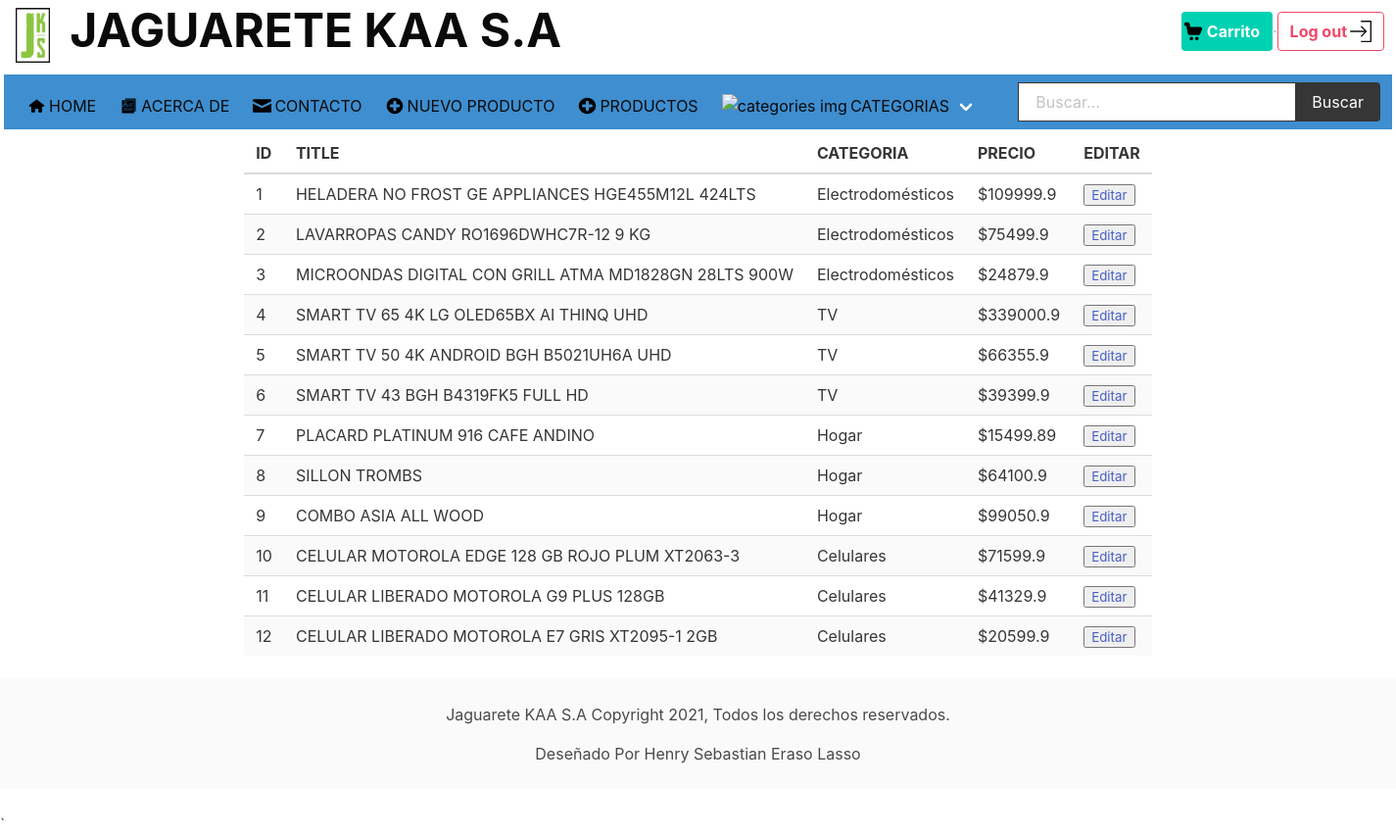
The app's page /product/ (signed in), older data.
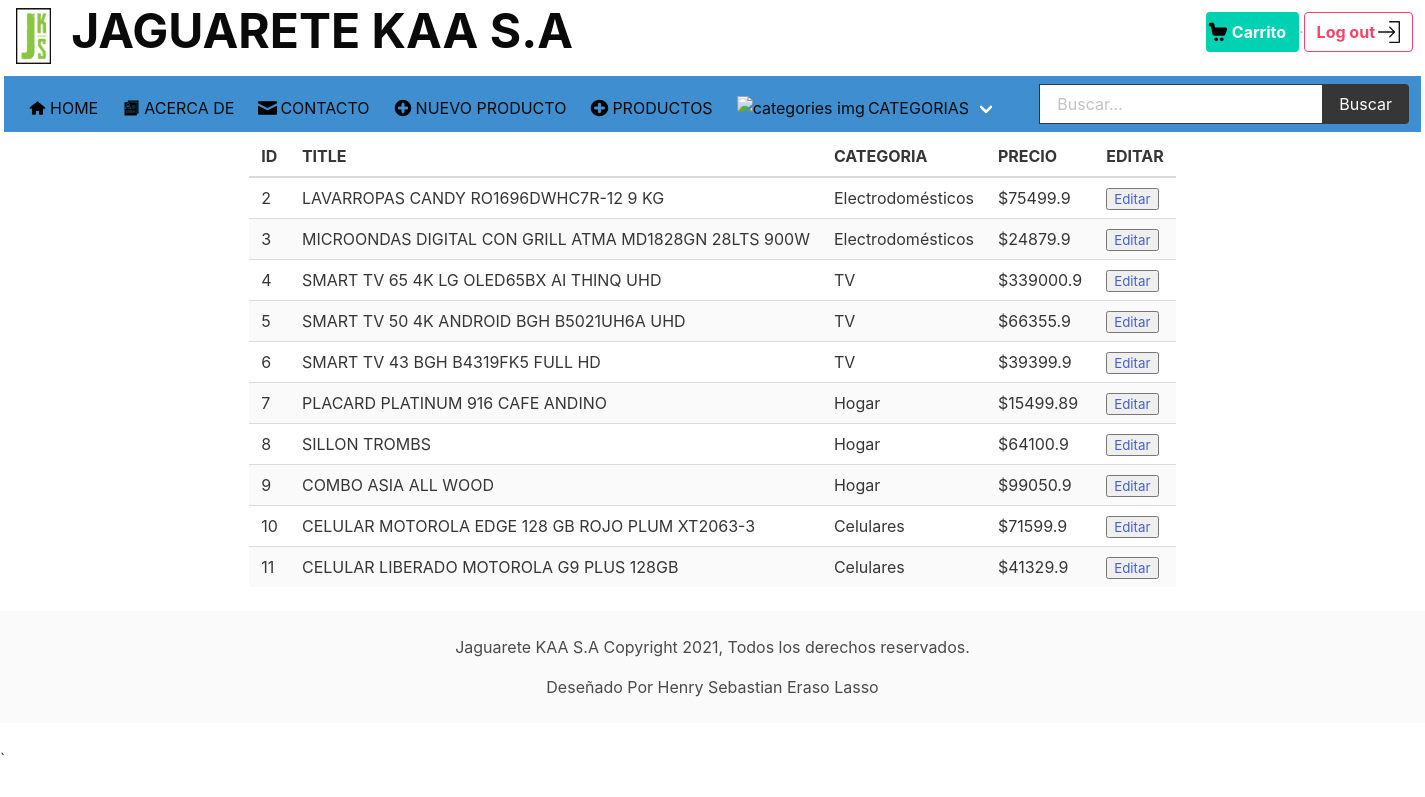
The same page, newer data.
### SITIO/models.py (models this page shows, shortened)
class Productos(models.Model):
    title=models.CharField(max_length=250, null=False, blank=False)
    image=models.FileField(upload_to='imagenes/', blank=False)
    description=models.CharField(max_length=5000,null=False, blank=False)
    price=models.FloatField(max_length=3,null=False, blank=False)
    categoria_pertenece=models.ForeignKey(Categorias,on_delete=models.CASCADE,null=False, blank=False)

class Categorias(models.Model):
    categoria = models.CharField(max_length=200,null=False, unique=True)
    def __str__(self):
        return f"{self.categoria}"

### SITIO/views.py (the view)
# urls.py: path('product/', views.product,name='productos'),
def product(request,id=None):
    context={}
    categories=models.Categorias.objects.all()
    if id==None:
        all_products=models.Productos.objects.all()
        context['post']=all_products
    else:
        product=models.Productos.objects.get(id=id)
        context['product']=product
    context['Categorias']=categories
    return render(request, 'product.html',context)

### SITIO/templates/product.html (shortened to what this page needs)
{% extends 'layout.html' %}
{% load static %}
{% block content %}
<div id="product" class=" mx-6">
    {% if user.is_staff %}
        <div class="tile is-ancestor block is-dark is-outlined">
            <div class="tile is-parent is-justify-content-center is-align-content-center table-container">
                    <table class="table is-striped">
                        <thead>
                            <tr>
                                <th>ID</th>
                                <th>TITLE</th>
                                <th>CATEGORIA</th>
                                <th>PRECIO</th>
                                <th>EDITAR</th>
                            </tr>
                        <tbody>
                            {% for product in post %}
                            <tr>
                                <td class="">{{ product.id }} </td>
                                <td class=""> {{ product.title }} </td>
                                <td class=""> {{ product.categoria_pertenece }} </td>
                                <td class=""> ${{ product.price }}</td>
                                <td><button><a href="{% url 'sitio:productEdit' product.id %}">Editar</a></button></td>
                            </tr>
                            {% endfor %}
                        </tbody>
                    </table>
            </div>
        </div>
    {% endif %}
</div>
{% endblock content %}

Row changes from the older to the newer data that the page shows:
removed Productos: id "1", title "HELADERA NO FROST GE APPLIANCES HGE455M12L 424LTS", categoria_pertenece "Electrodomésticos", price "109999.9"
removed Productos: id "12", title "CELULAR LIBERADO MOTOROLA E7 GRIS XT2095-1 2GB", categoria_pertenece "Celulares", price "20599.9"
